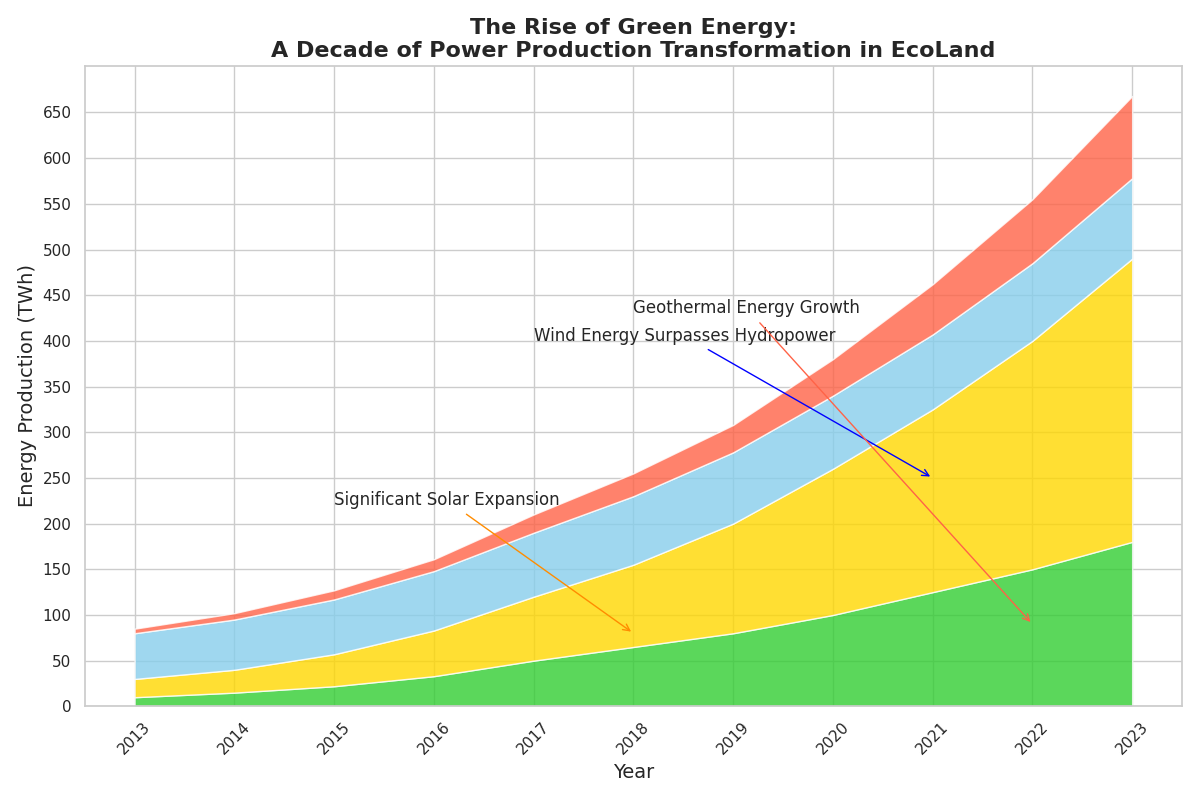

Write Python code to recreate this figure.
import matplotlib.pyplot as plt
import numpy as np

years = np.arange(2013, 2024)
solar_energy = np.array([10, 15, 22, 33, 50, 65, 80, 100, 125, 150, 180])
wind_energy = np.array([20, 25, 35, 50, 70, 90, 120, 160, 200, 250, 310])
hydro_energy = np.array([50, 55, 60, 65, 70, 75, 78, 80, 82, 85, 88])
geothermal_energy = np.array([5, 7, 10, 13, 20, 25, 30, 40, 55, 70, 90])

energy_data = np.vstack([solar_energy, wind_energy, hydro_energy, geothermal_energy])

plt.figure(figsize=(12, 8))

plt.stackplot(years, energy_data, colors=['#32CD32', '#FFD700', '#87CEEB', '#FF6347'], alpha=0.8)

plt.title("The Rise of Green Energy:\nA Decade of Power Production Transformation in EcoLand", fontsize=16, weight='bold')
plt.xlabel("Year", fontsize=14)
plt.ylabel("Energy Production (TWh)", fontsize=14)
plt.xticks(years, rotation=45)
plt.yticks(np.arange(0, 651, 50))

plt.annotate("Significant Solar Expansion", xy=(2018, 80), xytext=(2015, 220),
             arrowprops=dict(arrowstyle="->", connectionstyle="arc3", color='darkorange'), fontsize=12)

plt.annotate("Wind Energy Surpasses Hydropower", xy=(2021, 250), xytext=(2017, 400),
             arrowprops=dict(arrowstyle="->", connectionstyle="arc3", color='blue'), fontsize=12)

plt.annotate("Geothermal Energy Growth", xy=(2022, 90), xytext=(2018, 430),
             arrowprops=dict(arrowstyle="->", connectionstyle="arc3", color='tomato'), fontsize=12)

plt.tight_layout()
plt.show()
